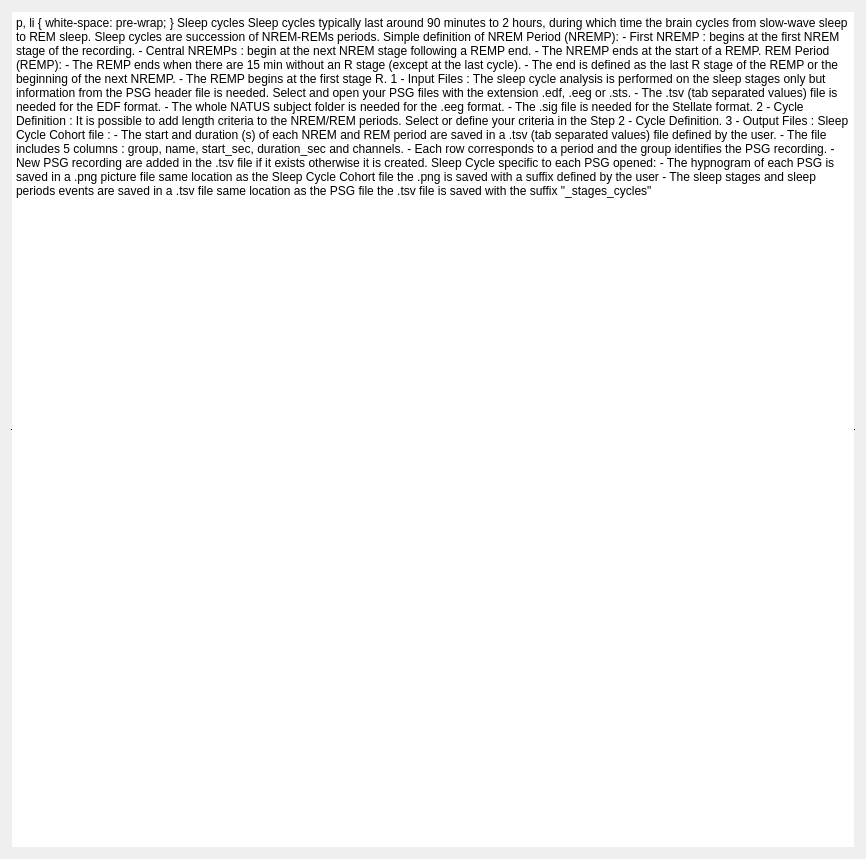
<?xml version="1.0" encoding="UTF-8"?>
<ui version="4.0">
 <class>SleepCycleDoc</class>
 <widget class="QWidget" name="SleepCycleDoc">
  <property name="geometry">
   <rect>
    <x>0</x>
    <y>0</y>
    <width>866</width>
    <height>859</height>
   </rect>
  </property>
  <property name="windowTitle">
   <string/>
  </property>
  <property name="styleSheet">
   <string>font: 12pt &quot;Roboto&quot;;</string>
  </property>
  <layout class="QVBoxLayout" name="verticalLayout">
   <property name="spacing">
    <number>25</number>
   </property>
   <item>
    <widget class="QTextBrowser" name="textBrowser">
     <property name="frameShape">
      <enum>QFrame::HLine</enum>
     </property>
     <property name="frameShadow">
      <enum>QFrame::Plain</enum>
     </property>
     <property name="html">
      <string>&lt;!DOCTYPE HTML PUBLIC &quot;-//W3C//DTD HTML 4.0//EN&quot; &quot;http://www.w3.org/TR/REC-html40/strict.dtd&quot;&gt;
&lt;html&gt;&lt;head&gt;&lt;meta name=&quot;qrichtext&quot; content=&quot;1&quot; /&gt;&lt;style type=&quot;text/css&quot;&gt;
p, li { white-space: pre-wrap; }
&lt;/style&gt;&lt;/head&gt;&lt;body style=&quot; font-family:'Roboto'; font-size:12pt; font-weight:400; font-style:normal;&quot;&gt;
&lt;p style=&quot; margin-top:0px; margin-bottom:0px; margin-left:0px; margin-right:0px; -qt-block-indent:0; text-indent:0px;&quot;&gt;&lt;span style=&quot; font-weight:600;&quot;&gt;Sleep cycles&lt;/span&gt;&lt;/p&gt;
&lt;p style=&quot;-qt-paragraph-type:empty; margin-top:0px; margin-bottom:0px; margin-left:0px; margin-right:0px; -qt-block-indent:0; text-indent:0px;&quot;&gt;&lt;br /&gt;&lt;/p&gt;
&lt;p style=&quot; margin-top:0px; margin-bottom:0px; margin-left:0px; margin-right:0px; -qt-block-indent:0; text-indent:0px;&quot;&gt;Sleep cycles typically last around 90 minutes to 2 hours, during which time the brain cycles from slow-wave sleep to REM sleep.  Sleep cycles are succession of NREM-REMs periods.  &lt;/p&gt;
&lt;p style=&quot;-qt-paragraph-type:empty; margin-top:0px; margin-bottom:0px; margin-left:0px; margin-right:0px; -qt-block-indent:0; text-indent:0px;&quot;&gt;&lt;br /&gt;&lt;/p&gt;
&lt;p style=&quot; margin-top:0px; margin-bottom:0px; margin-left:0px; margin-right:0px; -qt-block-indent:0; text-indent:0px;&quot;&gt;Simple definition of NREM Period (NREMP):&lt;/p&gt;
&lt;p style=&quot; margin-top:0px; margin-bottom:0px; margin-left:0px; margin-right:0px; -qt-block-indent:0; text-indent:0px;&quot;&gt;-&amp;gt; First NREMP : begins at the first NREM stage of the recording.&lt;/p&gt;
&lt;p style=&quot; margin-top:0px; margin-bottom:0px; margin-left:0px; margin-right:0px; -qt-block-indent:0; text-indent:0px;&quot;&gt;-&amp;gt; Central NREMPs : begin at the next NREM stage following a REMP end.&lt;/p&gt;
&lt;p style=&quot; margin-top:0px; margin-bottom:0px; margin-left:0px; margin-right:0px; -qt-block-indent:0; text-indent:0px;&quot;&gt;-&amp;gt; The NREMP ends at the start of a REMP.&lt;/p&gt;
&lt;p style=&quot;-qt-paragraph-type:empty; margin-top:0px; margin-bottom:0px; margin-left:0px; margin-right:0px; -qt-block-indent:0; text-indent:0px;&quot;&gt;&lt;br /&gt;&lt;/p&gt;
&lt;p style=&quot; margin-top:0px; margin-bottom:0px; margin-left:0px; margin-right:0px; -qt-block-indent:0; text-indent:0px;&quot;&gt;REM Period (REMP):&lt;/p&gt;
&lt;p style=&quot; margin-top:0px; margin-bottom:0px; margin-left:0px; margin-right:0px; -qt-block-indent:0; text-indent:0px;&quot;&gt;-&amp;gt; The REMP ends when there are 15 min without an R stage (except at the last cycle).&lt;/p&gt;
&lt;p style=&quot; margin-top:0px; margin-bottom:0px; margin-left:0px; margin-right:0px; -qt-block-indent:0; text-indent:0px;&quot;&gt;-&amp;gt; The end is defined as the last R stage of the REMP or the beginning of the next NREMP.&lt;/p&gt;
&lt;p style=&quot; margin-top:0px; margin-bottom:0px; margin-left:0px; margin-right:0px; -qt-block-indent:0; text-indent:0px;&quot;&gt;-&amp;gt; The REMP begins at the first stage R.&lt;/p&gt;
&lt;p style=&quot;-qt-paragraph-type:empty; margin-top:0px; margin-bottom:0px; margin-left:0px; margin-right:0px; -qt-block-indent:0; text-indent:0px;&quot;&gt;&lt;br /&gt;&lt;/p&gt;
&lt;p style=&quot; margin-top:0px; margin-bottom:0px; margin-left:0px; margin-right:0px; -qt-block-indent:0; text-indent:0px;&quot;&gt;&lt;span style=&quot; text-decoration: underline;&quot;&gt;1 - Input Files :&lt;/span&gt;&lt;/p&gt;
&lt;p style=&quot;-qt-paragraph-type:empty; margin-top:0px; margin-bottom:0px; margin-left:0px; margin-right:0px; -qt-block-indent:0; text-indent:0px;&quot;&gt;&lt;br /&gt;&lt;/p&gt;
&lt;p style=&quot; margin-top:0px; margin-bottom:0px; margin-left:0px; margin-right:0px; -qt-block-indent:0; text-indent:0px;&quot;&gt;The sleep cycle analysis is performed on the sleep stages only but information from the PSG header file is needed.  &lt;/p&gt;
&lt;p style=&quot; margin-top:0px; margin-bottom:0px; margin-left:0px; margin-right:0px; -qt-block-indent:0; text-indent:0px;&quot;&gt;Select and open your PSG files with the extension .edf, .eeg or .sts.&lt;/p&gt;
&lt;p style=&quot; margin-top:0px; margin-bottom:0px; margin-left:0px; margin-right:0px; -qt-block-indent:0; text-indent:0px;&quot;&gt;-&amp;gt; The .tsv (tab separated values) file is needed for the EDF format. &lt;/p&gt;
&lt;p style=&quot; margin-top:0px; margin-bottom:0px; margin-left:0px; margin-right:0px; -qt-block-indent:0; text-indent:0px;&quot;&gt;-&amp;gt; The whole NATUS subject folder is needed for the .eeg format.&lt;/p&gt;
&lt;p style=&quot; margin-top:0px; margin-bottom:0px; margin-left:0px; margin-right:0px; -qt-block-indent:0; text-indent:0px;&quot;&gt;-&amp;gt; The .sig file is needed for the Stellate format.  &lt;/p&gt;
&lt;p style=&quot;-qt-paragraph-type:empty; margin-top:0px; margin-bottom:0px; margin-left:0px; margin-right:0px; -qt-block-indent:0; text-indent:0px;&quot;&gt;&lt;br /&gt;&lt;/p&gt;
&lt;p style=&quot; margin-top:0px; margin-bottom:0px; margin-left:0px; margin-right:0px; -qt-block-indent:0; text-indent:0px;&quot;&gt;&lt;span style=&quot; text-decoration: underline;&quot;&gt;2 - Cycle Definition :&lt;/span&gt;&lt;/p&gt;
&lt;p style=&quot;-qt-paragraph-type:empty; margin-top:0px; margin-bottom:0px; margin-left:0px; margin-right:0px; -qt-block-indent:0; text-indent:0px;&quot;&gt;&lt;br /&gt;&lt;/p&gt;
&lt;p style=&quot; margin-top:0px; margin-bottom:0px; margin-left:0px; margin-right:0px; -qt-block-indent:0; text-indent:0px;&quot;&gt;It is possible to add length criteria to the NREM/REM periods.  &lt;/p&gt;
&lt;p style=&quot; margin-top:0px; margin-bottom:0px; margin-left:0px; margin-right:0px; -qt-block-indent:0; text-indent:0px;&quot;&gt;Select or define your criteria in the Step 2 - Cycle Definition.&lt;/p&gt;
&lt;p style=&quot;-qt-paragraph-type:empty; margin-top:0px; margin-bottom:0px; margin-left:0px; margin-right:0px; -qt-block-indent:0; text-indent:0px;&quot;&gt;&lt;br /&gt;&lt;/p&gt;
&lt;p style=&quot; margin-top:0px; margin-bottom:0px; margin-left:0px; margin-right:0px; -qt-block-indent:0; text-indent:0px;&quot;&gt;&lt;span style=&quot; text-decoration: underline;&quot;&gt;3 - Output Files :&lt;/span&gt;&lt;/p&gt;
&lt;p style=&quot;-qt-paragraph-type:empty; margin-top:0px; margin-bottom:0px; margin-left:0px; margin-right:0px; -qt-block-indent:0; text-indent:0px;&quot;&gt;&lt;br /&gt;&lt;/p&gt;
&lt;p style=&quot; margin-top:0px; margin-bottom:0px; margin-left:0px; margin-right:0px; -qt-block-indent:0; text-indent:0px;&quot;&gt;Sleep Cycle Cohort file : &lt;/p&gt;
&lt;p style=&quot; margin-top:0px; margin-bottom:0px; margin-left:0px; margin-right:0px; -qt-block-indent:0; text-indent:0px;&quot;&gt;-&amp;gt; The start and duration (s) of each NREM and REM period are saved in a .tsv (tab separated values) file defined by the user.&lt;/p&gt;
&lt;p style=&quot; margin-top:0px; margin-bottom:0px; margin-left:0px; margin-right:0px; -qt-block-indent:0; text-indent:0px;&quot;&gt;-&amp;gt; The file includes 5 columns : group, name, start_sec, duration_sec and channels.&lt;/p&gt;
&lt;p style=&quot; margin-top:0px; margin-bottom:0px; margin-left:0px; margin-right:0px; -qt-block-indent:0; text-indent:0px;&quot;&gt;-&amp;gt; Each row corresponds to a period and the group identifies the PSG recording.  &lt;/p&gt;
&lt;p style=&quot; margin-top:0px; margin-bottom:0px; margin-left:0px; margin-right:0px; -qt-block-indent:0; text-indent:0px;&quot;&gt;-&amp;gt; New PSG recording are added in the .tsv file if it exists otherwise it is created.&lt;/p&gt;
&lt;p style=&quot;-qt-paragraph-type:empty; margin-top:0px; margin-bottom:0px; margin-left:0px; margin-right:0px; -qt-block-indent:0; text-indent:0px;&quot;&gt;&lt;br /&gt;&lt;/p&gt;
&lt;p style=&quot; margin-top:0px; margin-bottom:0px; margin-left:0px; margin-right:0px; -qt-block-indent:0; text-indent:0px;&quot;&gt;Sleep Cycle specific to each PSG opened: &lt;/p&gt;
&lt;p style=&quot; margin-top:0px; margin-bottom:0px; margin-left:0px; margin-right:0px; -qt-block-indent:0; text-indent:0px;&quot;&gt;-&amp;gt; The hypnogram of each PSG is saved in a .png picture file&lt;/p&gt;
&lt;p style=&quot; margin-top:0px; margin-bottom:0px; margin-left:0px; margin-right:0px; -qt-block-indent:0; text-indent:0px;&quot;&gt;      same location as the Sleep Cycle Cohort file&lt;/p&gt;
&lt;p style=&quot; margin-top:0px; margin-bottom:0px; margin-left:0px; margin-right:0px; -qt-block-indent:0; text-indent:0px;&quot;&gt;      the .png is saved with a suffix defined by the user&lt;/p&gt;
&lt;p style=&quot; margin-top:0px; margin-bottom:0px; margin-left:0px; margin-right:0px; -qt-block-indent:0; text-indent:0px;&quot;&gt;-&amp;gt; The sleep stages and sleep periods events are saved in a .tsv file &lt;/p&gt;
&lt;p style=&quot; margin-top:0px; margin-bottom:0px; margin-left:0px; margin-right:0px; -qt-block-indent:0; text-indent:0px;&quot;&gt;      same location as the PSG file &lt;/p&gt;
&lt;p style=&quot; margin-top:0px; margin-bottom:0px; margin-left:0px; margin-right:0px; -qt-block-indent:0; text-indent:0px;&quot;&gt;      the .tsv file is saved with the suffix &amp;quot;_stages_cycles&amp;quot; &lt;/p&gt;
&lt;p style=&quot;-qt-paragraph-type:empty; margin-top:0px; margin-bottom:0px; margin-left:0px; margin-right:0px; -qt-block-indent:0; text-indent:0px;&quot;&gt;&lt;br /&gt;&lt;/p&gt;&lt;/body&gt;&lt;/html&gt;</string>
     </property>
    </widget>
   </item>
  </layout>
 </widget>
 <resources>
  <include location="../../../../../snooz-toolbox/src/main/python/ui/themes/themes.qrc"/>
 </resources>
 <connections/>
</ui>
